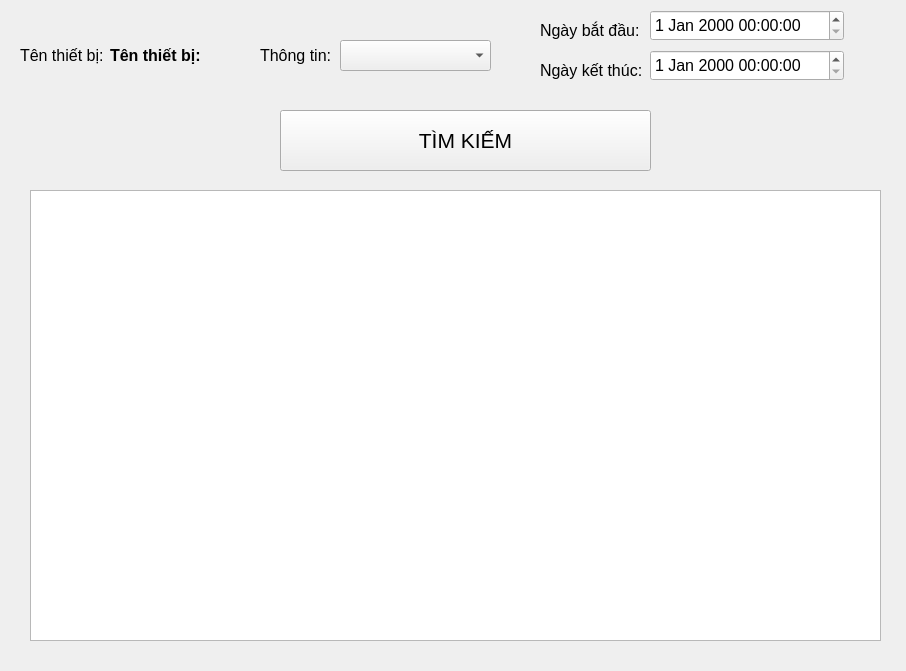
<?xml version="1.0" encoding="UTF-8"?>
<ui version="4.0">
 <class>Form</class>
 <widget class="QWidget" name="Form">
  <property name="geometry">
   <rect>
    <x>0</x>
    <y>0</y>
    <width>906</width>
    <height>671</height>
   </rect>
  </property>
  <property name="windowTitle">
   <string>Form</string>
  </property>
  <widget class="QTableView" name="listlog">
   <property name="geometry">
    <rect>
     <x>30</x>
     <y>190</y>
     <width>851</width>
     <height>451</height>
    </rect>
   </property>
   <attribute name="horizontalHeaderMinimumSectionSize">
    <number>100</number>
   </attribute>
  </widget>
  <widget class="QLabel" name="message">
   <property name="geometry">
    <rect>
     <x>96</x>
     <y>543</y>
     <width>401</width>
     <height>21</height>
    </rect>
   </property>
   <property name="text">
    <string/>
   </property>
  </widget>
  <widget class="QLabel" name="label">
   <property name="geometry">
    <rect>
     <x>20</x>
     <y>30</y>
     <width>101</width>
     <height>51</height>
    </rect>
   </property>
   <property name="font">
    <font>
     <pointsize>12</pointsize>
    </font>
   </property>
   <property name="text">
    <string>Tên thiết bị: </string>
   </property>
  </widget>
  <widget class="QLabel" name="lbName">
   <property name="geometry">
    <rect>
     <x>110</x>
     <y>30</y>
     <width>141</width>
     <height>51</height>
    </rect>
   </property>
   <property name="font">
    <font>
     <pointsize>12</pointsize>
     <weight>75</weight>
     <bold>true</bold>
    </font>
   </property>
   <property name="text">
    <string>Tên thiết bị: </string>
   </property>
  </widget>
  <widget class="QComboBox" name="comboBox">
   <property name="geometry">
    <rect>
     <x>340</x>
     <y>40</y>
     <width>151</width>
     <height>31</height>
    </rect>
   </property>
  </widget>
  <widget class="QDateTimeEdit" name="start_time">
   <property name="geometry">
    <rect>
     <x>650</x>
     <y>10</y>
     <width>194</width>
     <height>31</height>
    </rect>
   </property>
   <property name="font">
    <font>
     <pointsize>12</pointsize>
    </font>
   </property>
  </widget>
  <widget class="QDateTimeEdit" name="end_time">
   <property name="geometry">
    <rect>
     <x>650</x>
     <y>50</y>
     <width>194</width>
     <height>31</height>
    </rect>
   </property>
   <property name="font">
    <font>
     <pointsize>12</pointsize>
    </font>
   </property>
  </widget>
  <widget class="QLabel" name="label_2">
   <property name="geometry">
    <rect>
     <x>540</x>
     <y>20</y>
     <width>101</width>
     <height>21</height>
    </rect>
   </property>
   <property name="font">
    <font>
     <pointsize>12</pointsize>
    </font>
   </property>
   <property name="text">
    <string>Ngày bắt đầu:</string>
   </property>
  </widget>
  <widget class="QLabel" name="label_3">
   <property name="geometry">
    <rect>
     <x>540</x>
     <y>60</y>
     <width>101</width>
     <height>21</height>
    </rect>
   </property>
   <property name="font">
    <font>
     <pointsize>12</pointsize>
    </font>
   </property>
   <property name="text">
    <string>Ngày kết thúc:</string>
   </property>
  </widget>
  <widget class="QLabel" name="label_4">
   <property name="geometry">
    <rect>
     <x>260</x>
     <y>40</y>
     <width>91</width>
     <height>31</height>
    </rect>
   </property>
   <property name="font">
    <font>
     <pointsize>12</pointsize>
    </font>
   </property>
   <property name="text">
    <string>Thông tin:</string>
   </property>
  </widget>
  <widget class="QPushButton" name="btnTimKiem">
   <property name="geometry">
    <rect>
     <x>280</x>
     <y>110</y>
     <width>371</width>
     <height>61</height>
    </rect>
   </property>
   <property name="font">
    <font>
     <pointsize>16</pointsize>
    </font>
   </property>
   <property name="text">
    <string>TÌM KIẾM</string>
   </property>
  </widget>
 </widget>
 <resources/>
 <connections/>
</ui>
